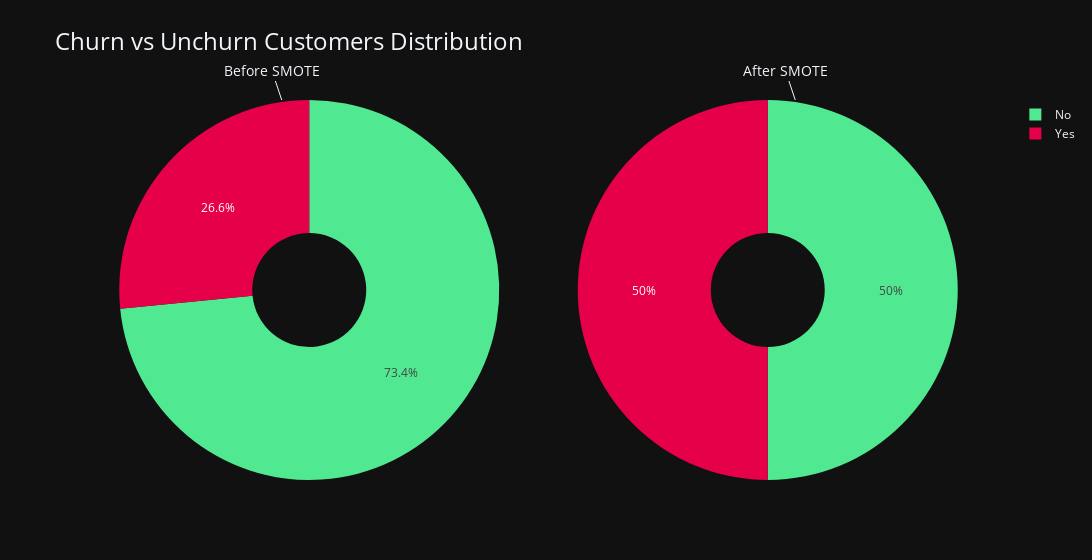

Write notebook code for a chart like this one.
### Code cell
# Create oversampled DataFrame
oversampled = pd.DataFrame(x_train_smote, columns=x_train_processed.columns)
oversampled['churn_flag'] = y_train_smote

# Pie chart data
churn_pct = df["churn"].value_counts().reset_index(name='count')
oversampled_pct = oversampled['churn_flag'].value_counts().reset_index()


# Plot
fig = go.Figure()

# Before SMOTE
fig.add_trace(go.Pie(
    labels=churn_pct['churn'],
    values=churn_pct["count"],
    hole=0.3,
    marker=dict(colors=[categorical_palette[2], categorical_palette[0]]),  # replace with your palette if needed
    domain={'x': [0, 0.5]},
    name=''
))

# After SMOTE
fig.add_trace(go.Pie(
    labels=oversampled_pct['churn_flag'],
    values=oversampled_pct["count"],
    hole=0.3,
    marker=dict(colors=[categorical_palette[2], categorical_palette[0]]),
    domain={'x': [0.5, 1]},
    name='',
    showlegend=False
))

fig.update_layout(
    template="plotly_dark",
    width=1200,
    title_text="Churn vs Unchurn Customers Distribution",
    title_font=dict(size=24),
    annotations=[
        dict(text="Before SMOTE", x=0.22, y=1, font=dict(size=14)),
        dict(text='After SMOTE', x=0.78, y=1, font=dict(size=14))
    ]
)

fig.show()

### Figure 1 — Plotly figure (JSON) as saved in the notebook; plotly's stock layout.template omitted (floating-point values rounded to 4 significant figures)
{"data": [{"domain": {"x": [0, 0.5]}, "hole": 0.3, "labels": ["No", "Yes"], "marker": {"colors": ["#50e991", "#e60049"]}, "name": "", "type": "pie", "values": [5163, 1869]}, {"domain": {"x": [0.5, 1]}, "hole": 0.3, "labels": [0, 1], "marker": {"colors": ["#50e991", "#e60049"]}, "name": "", "showlegend": false, "type": "pie", "values": [4130, 4130]}], "layout": {"annotations": [{"font": {"size": 14}, "text": "Before SMOTE", "x": 0.22, "y": 1}, {"font": {"size": 14}, "text": "After SMOTE", "x": 0.78, "y": 1}], "title": {"font": {"size": 24}, "text": "Churn vs Unchurn Customers Distribution"}, "width": 1200}}
